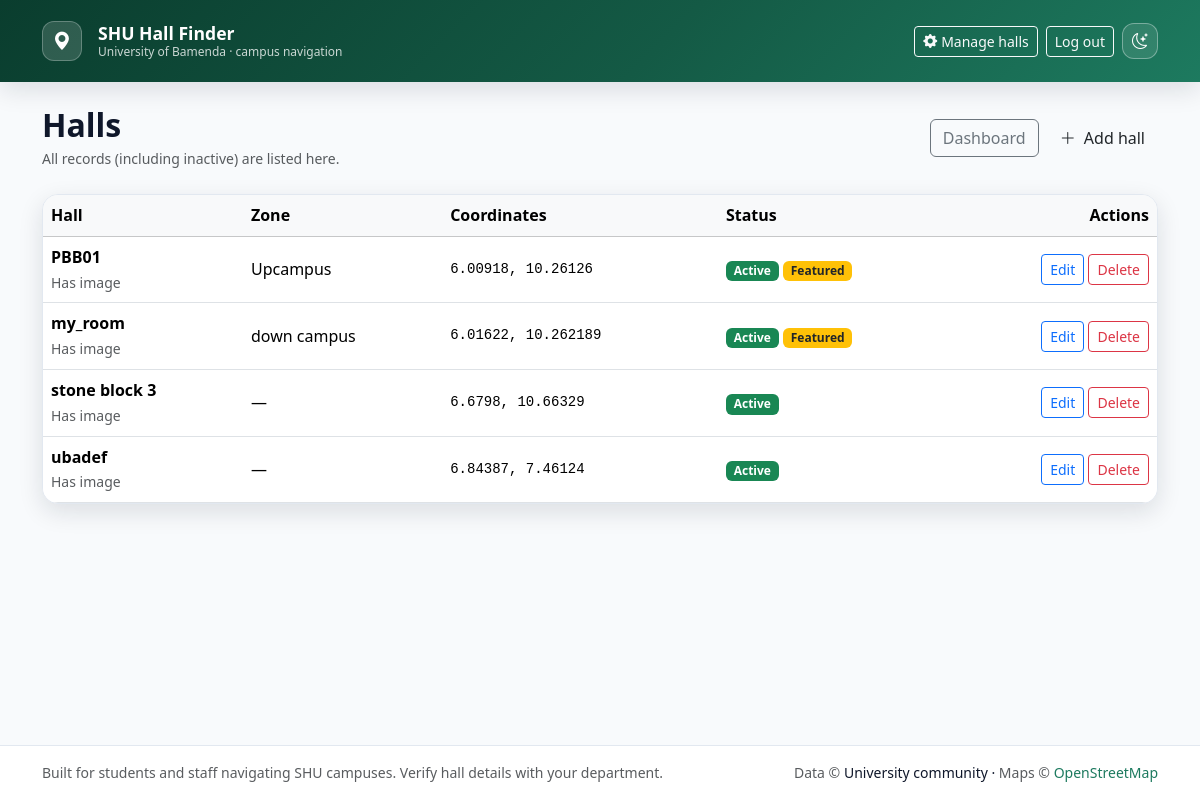
Before: /manage/halls/ (signed in) with the older database file.
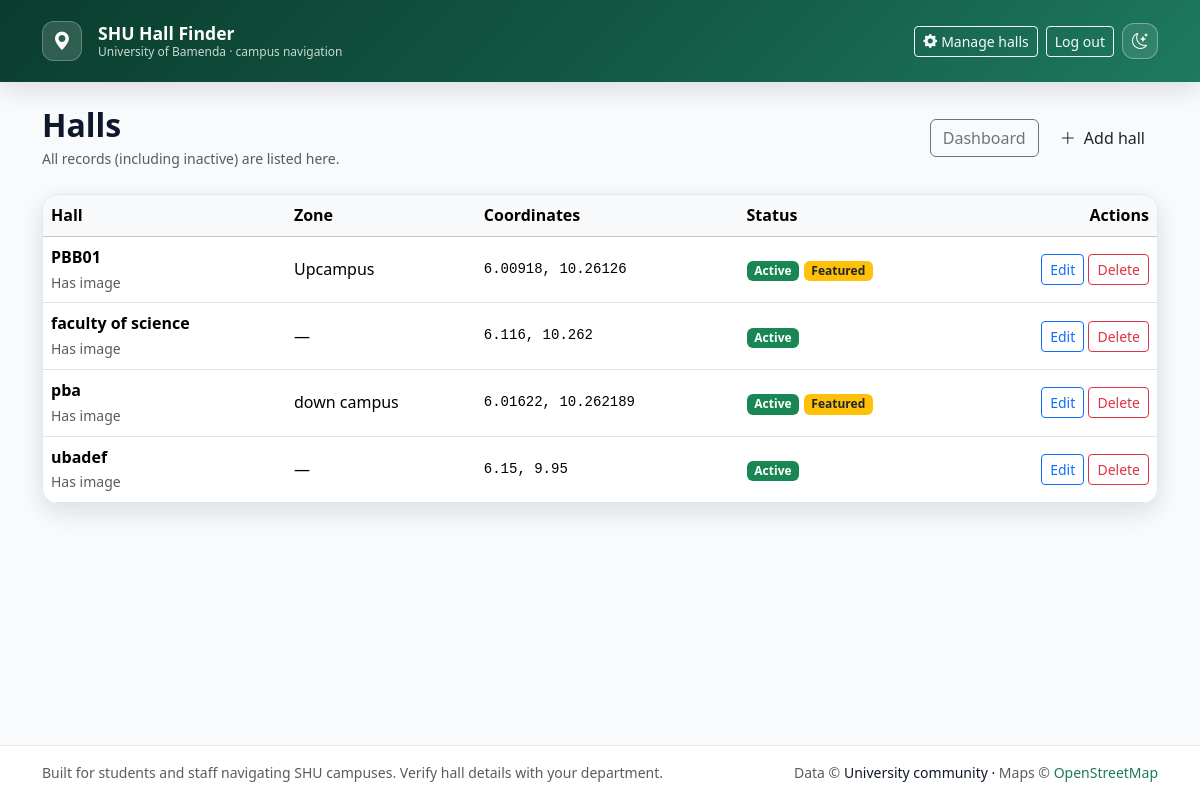
After: the same page with the newer database file.
### finder/models.py (models this page shows, shortened)
class Hall(models.Model):
    name = models.CharField(max_length=200)
    slug = models.SlugField(max_length=220, unique=True, blank=True)
    latitude = models.FloatField()
    longitude = models.FloatField()
    address = models.CharField(max_length=500, blank=True)
    campus_zone = models.CharField(
        max_length=120,
        blank=True,
        help_text="e.g. Bambili Main Campus, Chomba, etc.",
    )
    description = models.TextField(blank=True)
    capacity = models.PositiveIntegerField(null=True, blank=True)
    phone = models.CharField(max_length=40, blank=True)
    amenities = models.CharField(
        max_length=500,
        blank=True,
        help_text="Comma-separated, e.g. Wi‑Fi, projector, AC",
    )
    is_featured = models.BooleanField(default=False)
    is_active = models.BooleanField(default=True)
    image = models.ImageField(upload_to="hall_images/", blank=True, null=True)
    created_at = models.DateTimeField(auto_now_add=True)
    class Meta:
        ordering = ["name"]

### finder/staff_views.py (the view)
class HallManageListView(StaffRequiredMixin, ListView):
    model = Hall
    template_name = "finder/manage/hall_list.html"
    context_object_name = "halls"
    paginate_by = 25

### finder/staff_views.py (called while the page is built)
    def test_func(self):
        u = self.request.user
        return u.is_authenticated and u.is_staff

### finder/templates/finder/manage/hall_list.html (shortened to what this page needs)
{% extends "finder/base.html" %}
{% block content %}
<div class="container-xl py-4">
    <div class="d-flex flex-wrap align-items-center justify-content-between gap-3 mb-4">
        <div>
            <h1 class="h2 panel-title mb-1">Halls</h1>
            <p class="text-muted small mb-0">All records (including inactive) are listed here.</p>
        </div>
        <div class="d-flex flex-wrap gap-2">
            <a class="btn btn-outline-secondary" href="{% url 'staff_dashboard' %}">Dashboard</a>
            <a class="btn btn-accent" href="{% url 'hall_manage_create' %}"><i class="bi bi-plus-lg me-1"></i> Add hall</a>
        </div>
    </div>
    <div class="glass-card overflow-hidden">
        <div class="table-responsive">
            <table class="table table-hover align-middle mb-0">
                <thead class="table-light">
                    <tr>
                        <th scope="col">Hall</th>
                        <th scope="col">Zone</th>
                        <th scope="col" class="d-none d-md-table-cell">Coordinates</th>
                        <th scope="col">Status</th>
                        <th scope="col" class="text-end">Actions</th>
                    </tr>
                </thead>
                <tbody>
                    {% for hall in halls %}
                    <tr>
                        <td>
                            <div class="fw-semibold">{{ hall.name }}</div>
                            {% if hall.image %}
                            <span class="small text-muted">Has image</span>
                            {% endif %}
                        </td>
                        <td>{{ hall.campus_zone|default:"—" }}</td>
                        <td class="small font-monospace d-none d-md-table-cell">{{ hall.latitude }}, {{ hall.longitude }}</td>
                        <td>
                            {% if hall.is_active %}
                            <span class="badge text-bg-success">Active</span>
                            {% else %}
                            <span class="badge text-bg-secondary">Hidden</span>
                            {% endif %}
                            {% if hall.is_featured %}<span class="badge text-bg-warning text-dark">Featured</span>{% endif %}
                        </td>
                        <td class="text-end text-nowrap">
                            <a class="btn btn-sm btn-outline-primary" href="{% url 'hall_manage_update' hall.pk %}">Edit</a>
                            <a class="btn btn-sm btn-outline-danger" href="{% url 'hall_manage_delete' hall.pk %}">Delete</a>
                        </td>
                    </tr>
                    {% empty %}
                    <tr>
                        <td colspan="5" class="text-center text-muted py-5">No halls yet. <a href="{% url 'hall_manage_create' %}">Add the first one</a>.</td>
                    </tr>
                    {% endfor %}
                </tbody>
            </table>
        </div>
    </div>
</div>
{% endblock %}

### finder/templates/finder/base.html (shortened to what this page needs)
{% load static %}
<!DOCTYPE html>
<html lang="en">
<head>
    <link href="{% static 'finder/vendor/bootstrap.min.css' %}" rel="stylesheet">
    <link href="{% static 'finder/vendor/bootstrap-icons.min.css' %}" rel="stylesheet">
    <link href="{% static 'finder/vendor/leaflet.min.css' %}" rel="stylesheet">
    <link href="{% static 'finder/css/style.css' %}" rel="stylesheet">
</head>
<body id="body" class="app-body d-flex flex-column min-vh-100">
    <header class="app-header sticky-top">
        <nav class="navbar navbar-expand-lg navbar-dark py-2 py-lg-3">
            <div class="container-fluid container-xl">
                <a class="navbar-brand d-flex align-items-center gap-2 gap-md-3" href="{% url 'home' %}">
                    <span class="brand-mark" aria-hidden="true">
                        <i class="bi bi-geo-alt-fill"></i>
                    </span>
                    <span>
                        <span class="brand-title d-block">SHU Hall Finder</span>
                        <span class="brand-sub d-none d-md-block">University of Bamenda · campus navigation</span>
                    </span>
                </a>
                <div class="d-flex align-items-center flex-wrap gap-2 ms-auto justify-content-end">
                    {% if user.is_authenticated and user.is_staff %}
                        <a class="btn btn-outline-light btn-sm" href="{% url 'staff_dashboard' %}">
                            <i class="bi bi-gear-fill me-1"></i><span class="d-none d-sm-inline">Manage halls</span><span class="d-inline d-sm-none">Manage</span>
                        </a>
                        <form method="post" action="{% url 'logout' %}" class="d-inline m-0">
                            <button type="submit" class="btn btn-outline-light btn-sm">Log out</button>
                        </form>
                    {% elif user.is_authenticated %}
                        <span class="navbar-text small text-white-50 d-none d-sm-inline">{{ user.get_username }}</span>
                        <form method="post" action="{% url 'logout' %}" class="d-inline m-0">
                            {% csrf_token %}
                            <button type="submit" class="btn btn-outline-light btn-sm">Log out</button>
                        </form>
                    {% else %}
                        <a class="btn btn-outline-light btn-sm" href="{% url 'login' %}">
                            <i class="bi bi-shield-lock me-1"></i> Staff login
                        </a>
                    {% endif %}
                    <button type="button" class="btn btn-theme-toggle" id="themeToggle" aria-label="Toggle dark mode">
                        <i class="bi bi-moon-stars" id="themeIcon"></i>
                    </button>
                </div>
            </div>
        </nav>
    </header>
    <main id="main-content" class="app-main flex-grow-1">
        {% block content %}{% endblock %}
    </main>
    <footer class="app-footer py-3 mt-auto d-none d-md-block">
        <div class="container-xl text-center text-md-start d-flex flex-column flex-md-row justify-content-between align-items-center gap-2">
            <p class="mb-0 small text-muted">Built for students and staff navigating SHU campuses. Verify hall details with your department.</p>
            <p class="mb-0 small"><span class="text-muted">Data ©</span> University community · <span class="text-muted">Maps ©</span> <a href="https://www.openstreetmap.org/copyright" target="_blank" rel="noopener noreferrer" class="footer-link">OpenStreetMap</a></p>
        </div>
    </footer>
</body>
</html>

### finder/static/finder/css/style.css (style rules this page uses)
:root { --primary: #145a45; --primary-dark: #0a3d2e; --primary-light: #1d7a5f; --accent: #c9a227; --danger: #dc3545; --success: #198754; --warning: #fd7e14; --info: #0d6efd; --surface: #ffffff; --surface-2: #f8fafc; --border: #e2e8f0; --text: #0f172a; --text-muted: #64748b; --header-h: 64px; --sidebar-w: 420px; --radius-sm: 0.5rem; --radius-md: 0.75rem; --radius-lg: 1rem; --shadow-sm: 0 1px 3px rgba(15, 23, 42, 0.08); --shadow-md: 0 8px 24px rgba(15, 23, 42, 0.12); --shadow-lg: 0 16px 40px rgba(15, 23, 42, 0.16); --ease: cubic-bezier(0.4, 0, 0.2, 1); --map-marker: var(--primary); --map-marker-active: var(--accent); --map-route: #1d7a5f; --map-user: #0d6efd; }
html { scroll-behavior: smooth; }
body.app-body { font-family: system-ui, -apple-system, "Segoe UI", Roboto, "Helvetica Neue", Arial, sans-serif; color: var(--text); background: var(--surface-2); line-height: 1.55; }
.app-main { min-height: 0; }
.app-header { background: linear-gradient(135deg, var(--primary-dark) 0%, var(--primary) 55%, var(--primary-light) 100%); box-shadow: var(--shadow-md); z-index: 1030; }
.brand-mark { display: inline-flex; align-items: center; justify-content: center; width: 2.5rem; height: 2.5rem; border-radius: var(--radius-md); background: rgba(255, 255, 255, 0.15); border: 1px solid rgba(255, 255, 255, 0.25); font-size: 1.15rem; color: #fff; flex-shrink: 0; }
.brand-title { font-size: 1.1rem; font-weight: 700; color: #fff; line-height: 1.2; }
.brand-sub { font-size: 0.75rem; color: rgba(255, 255, 255, 0.78); line-height: 1.3; }
.btn-theme-toggle { display: inline-flex; align-items: center; justify-content: center; width: 2.25rem; height: 2.25rem; padding: 0; border: 1px solid rgba(255, 255, 255, 0.35); border-radius: var(--radius-md); background: rgba(255, 255, 255, 0.1); color: #fff; transition: background 0.2s var(--ease), transform 0.2s var(--ease); }
.app-footer { background: var(--surface); border-top: 1px solid var(--border); }
.footer-link { color: var(--primary-light); text-decoration: none; }
.glass-card { background: var(--surface); border: 1px solid var(--border); border-radius: var(--radius-lg); box-shadow: var(--shadow-md); }
.panel-title { color: var(--text); font-weight: 700; }

Changed rows visible on the page:
changed Hall: name "stone block 3" → "faculty of science"; latitude "6.6798" → "6.116"; longitude "10.66329" → "10.262"; moves up the list
changed Hall "down campus": name "my_room" → "pba"
changed Hall "ubadef": latitude "6.84387" → "6.15"; longitude "7.46124" → "9.95"
